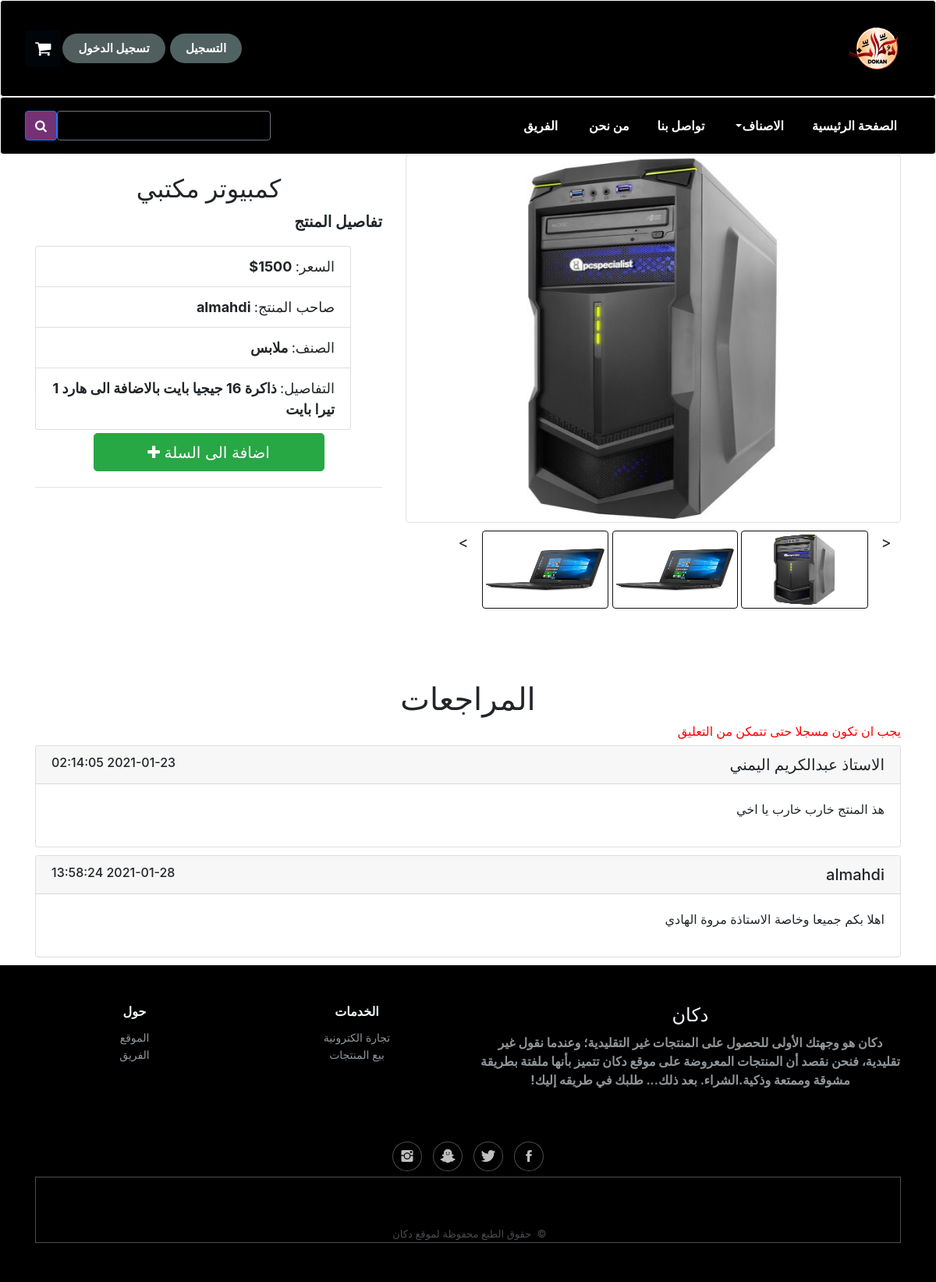
The app's page /product-detiles.php?id=22 with its own data.
### tables this page shows
CREATE TABLE IF NOT EXISTS `products` (
  `id` int(11) NOT NULL AUTO_INCREMENT,
  `name` varchar(250) NOT NULL,
  `detail` text NOT NULL,
  `price` double NOT NULL,
  `add_date` timestamp NOT NULL DEFAULT current_timestamp(),
  `image1` varchar(250) NOT NULL,
  `image2` varchar(250) NOT NULL,
  `image3` varchar(250) NOT NULL,
  `active` tinyint(4) NOT NULL DEFAULT 0,
  `c_id` int(11) NOT NULL,
  `user_id` int(11) NOT NULL,
  PRIMARY KEY (`id`),
  KEY `c_id` (`c_id`),
  KEY `user_id` (`user_id`)
);

CREATE TABLE IF NOT EXISTS `users` (
  `id` int(11) NOT NULL AUTO_INCREMENT,
  `password` varchar(250) NOT NULL,
  `name` varchar(250) NOT NULL,
  `email` varchar(250) NOT NULL,
  `user_type` varchar(20) NOT NULL,
  `address` varchar(250) NOT NULL,
  `gender` varchar(20) NOT NULL,
  `birth_date` date NOT NULL,
  `image` varchar(250) DEFAULT 'default.png',
  `phone` varchar(250) NOT NULL,
  `active` tinyint(4) NOT NULL DEFAULT 0 COMMENT 'this to active the account',
  PRIMARY KEY (`id`),
  UNIQUE KEY `email` (`email`)
);

CREATE TABLE IF NOT EXISTS `categories` (
  `id` int(11) NOT NULL AUTO_INCREMENT,
  `name` varchar(250) NOT NULL,
  `note` varchar(250) NOT NULL,
  `add_date` timestamp NOT NULL DEFAULT current_timestamp(),
  `image` varchar(250) DEFAULT NULL,
  `active` tinyint(4) NOT NULL DEFAULT 0,
  PRIMARY KEY (`id`)
);

CREATE TABLE IF NOT EXISTS `comments` (
  `id` int(11) NOT NULL AUTO_INCREMENT,
  `content` text NOT NULL,
  `add_date` timestamp NOT NULL DEFAULT current_timestamp(),
  `active` tinyint(4) NOT NULL DEFAULT 1,
  `p_id` int(11) NOT NULL,
  `user_id` int(11) NOT NULL,
  PRIMARY KEY (`id`),
  KEY `p_id` (`p_id`),
  KEY `user_id` (`user_id`)
);

### product-detiles.php (the view, shortened to what this page needs)
<?php
require_once("header.php");
							$image_path="images/products/";
							$product_id=$_GET['id'];
							$sql_product="select * from products where id=:id";
							$q=$con->prepare($sql_product);
							$q->execute(array('id'=>$product_id));
							if ($q->rowcount()>0)
							{
							foreach($q->fetchall() as $products)
						{
							$product_id=$products['id'];
							$name=$products['name'];
							$detail=$products['detail'];
							$price=$products['price'];
							$image1=$products['image1'];
							$image2=$products['image2'];
							$image3=$products['image3'];
							$c_id=$products['c_id'];
							$user_id=$products['user_id'];
						}
							}
						$sql_categories="select * from categories where id=$c_id";
						$q1=$con->prepare($sql_categories);
						$q1->execute();
						$sql_users="select * from users where id=$user_id";
						$q2=$con->prepare($sql_users);
						$q2->execute();
							foreach ($q2->fetchall() as $users)$user_name=$users['name'];
							foreach ($q1->fetchall() as $cate)$category_name=$cate['name'];
							echo "
							<div class='container'>
            <div class='row'>
                <div class='col-auto col-lg-7 col-lg-6 text-left'><img id='PrdoductImages$id' class='img-thumbnail img-rounded' src='$image_path$image1' style='width: 100%;height: 70%;margin-bottom: 10px;'>
                    <div class='row'>
                        <div class='col-lg-1 col-md-1 col-sm-1 col-xs-1 text-left' style='width: 4%;'><span class='glyphicon glyphicon-menu-left' style='margin-top: 24px;font-size: 20px;'>&lt;</span></div>
                        <div class='col-lg-3 col-md-3 col-sm-3 col-xs-3' style='width: 27%;padding-left: 2px;padding-right: 2px;'><img class='img-thumbnail img-rounded img-responsive' style='border: 1px solid #111;cursor: pointer;width: 100%;height: 100px;' onclick='document.getElementById(&#39;PrdoductImages$id&#39;).src=this.src;' src='$image_path$image1'></div>
                        <div class='col-lg-3 col-md-3 col-sm-3 col-xs-3' style='width: 27%;height: 100px;padding-left: 2px;padding-right: 2px;'><img class='img-thumbnail img-rounded img-responsive' style='border: 1px solid #111;cursor: pointer;width: 99%;height: 100px;' onclick='document.getElementById(&#39;PrdoductImages$id&#39;).src=this.src;' src='$image_path$image2'></div>
                        <div class='col-lg-3 col-md-3 col-sm-3 col-xs-3' style='width: 27%;padding: 0px;padding-right: 2px;padding-left: 2px;'><img class='img-thumbnail img-rounded img-responsive' style='border: 1px solid #111;cursor: pointer;width: 100%;height: 100px;' onclick='document.getElementById(&#39;PrdoductImages$id&#39;).src=this.src;' src='$image_path$image3'></div>
                        <div class='col-lg-1 col-md-1 col-sm-1 col-xs-1 text-right'
                            style='width: 4%;'><span class='glyphicon glyphicon-menu-right' style='margin-top: 24px;font-size: 20px;'>&gt;</span></div>
                    </div>
                </div>
                <div class='col' style='margin-top: 25px;margin-bottom: 25px;'>
                    <div class='row'>
                        <div class='col-md-12 col-lg-12 col-xl-12 text-center'>
                            <h2 class='text-center'>$name</h2>
                            <p class='text-right' style='font-size: 20px;'><strong>تفاصيل المنتج</strong></p>
                            <ul class='list-group text-right' style='font-size: 18px;'>
                                <li class='list-group-item'><span>السعر:<b> $price$</b></span> </li>
                                <li class='list-group-item'><span>صاحب المنتج:<b> $user_name</b></span></li>
                                <li class='list-group-item'><span>الصنف:<b> $category_name</b></span></li>
                                <li class='list-group-item'><span>التفاصيل:<b> $detail</b></span></li>
                            </ul><a href='cart.php?productid=$product_id'><button class='btn btn-success btn-lg text-center' type='button' style='width: 296px;height: 49px;margin: 4px;'>اضافة الى السلة&nbsp;<i class='fa fa-plus'></i></button></a>
                            <hr style='font-size: 28px;'>
                        </div>
                    </div>
                </div>
            </div>
            <div class='row'>
                <div class='col'>
                    <h1 class='text-center'>المراجعات</h1>
                </div>
            </div>
			";
			if(isset($_SESSION['id']))
			{
			echo"<form method='post'>
            <div class='row'>
                <div class='col-12 text-right'>
                    <div class='form-group text-right'><label class='d-block'><strong>اكتب التعليق هنا</strong></label><input name='content' class='border rounded border-info shadow-sm form-control-lg' type='text' style='width: 90%;color: rgb(181,61,61);' placeholder='التعليق' required=''></div>
                </div>
            </div>
            <div class='row'>
                <div class='col text-center'><input value='تعليق' name='add' class='btn btn-success' type='submit' style='width: 44%;margin: 0.5rem;height: 42px;padding: 8px;font-size: 17px;'></div>
            </div>
			</form>
			";
			$sql="INSERT INTO comments ( content,user_id,p_id) VALUES(:content,:user_id,:p_id)";
			$q6=$con->prepare($sql);
			if(isset($_POST['add']))
			{
				$q6->execute(array('content'=>$_POST['content'],'user_id'=>$_SESSION['id'],'p_id'=>$product_id));
			}
		}
		else
		{
			echo "<h6 style='color:red;'>يجب ان تكون مسجلا حتى تتمكن من التعليق</h6>";
		}
			$sql_comments="select * from comments where p_id=$product_id";
						$q3=$con->prepare($sql_comments);
						$q3->execute();
			foreach ($q3->fetchall() as $comments)
			{
			$content=$comments['content'];
			$date=$comments['add_date'];
			$comment_user_id=$comments['user_id'];
			$comment_active=$comments['active'];
			$sql_users="select * from users where id=$comment_user_id";
			$q4=$con->prepare($sql_users);
			$q4->execute();
			foreach ($q4->fetchall() as $comment_users)
			$user_name=$comment_users['name'];
			if ($comment_active==1)
			echo "
            <div class='row'>
                <div class='col' style='margin-bottom:10px;'>
                    <div class='card text-right'>
                        <div class='card-header'>
                            <h4 class='mb-0' style='font-size: 20px;'>$user_name&nbsp;<span class='pull-left' style='font-size: 16px;'>$date</span></h4>
                        </div>
                        <div class='card-body'>
                            <p class='text-right' style='width: 100%;'>$content</p>
                        </div>
                    </div>
                </div>
            </div>
	";
				}
			?>
			</div>
<?php
require_once("footer.php");
?>

### assets/css/Contact-Form-Clean.css (style rules this page uses)
.row { text-align: center; content: list-item; }

### assets/css/Profile-Edit-Form-1.css (style rules this page uses)
hr { height: 2px; }

### assets/css/Profile-Edit-Form.css (style rules this page uses)
hr { height: 2px; }

### records on screen
products: image1 (picture), image2 (picture), image3 (picture), name "كمبيوتر مكتبي", price "1500", detail "ذاكرة 16 جيجيا بايت بالاضافة الى هارد 1 تيرا بايت"
users: name "almahdi"
categories: name "ملابس"
comments: user.name "الاستاذ عبدالكريم اليمني", add_date "2021-01-23 02:14:05", content "هذ المنتج خارب خارب يا اخي"
comments: user.name "almahdi", add_date "2021-01-28 13:58:24", content "اهلا بكم جميعا وخاصة الاستاذة مروة الهادي"
